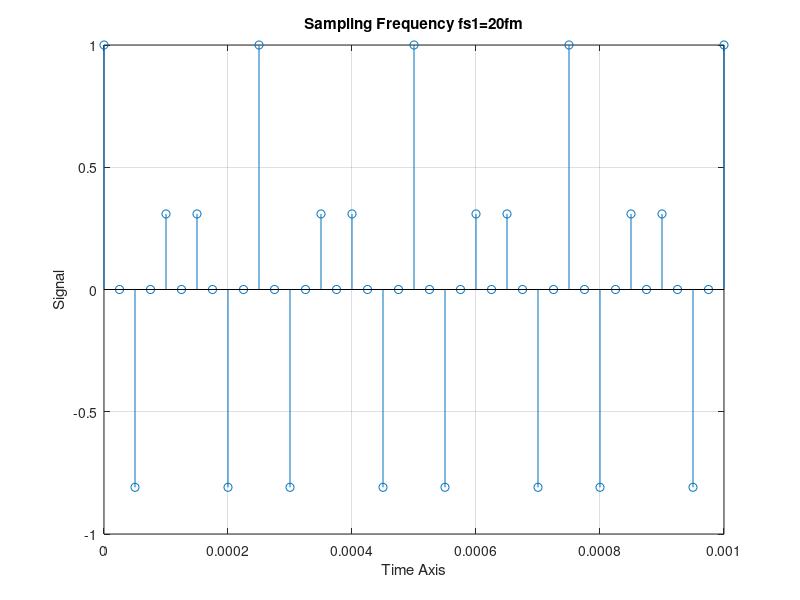
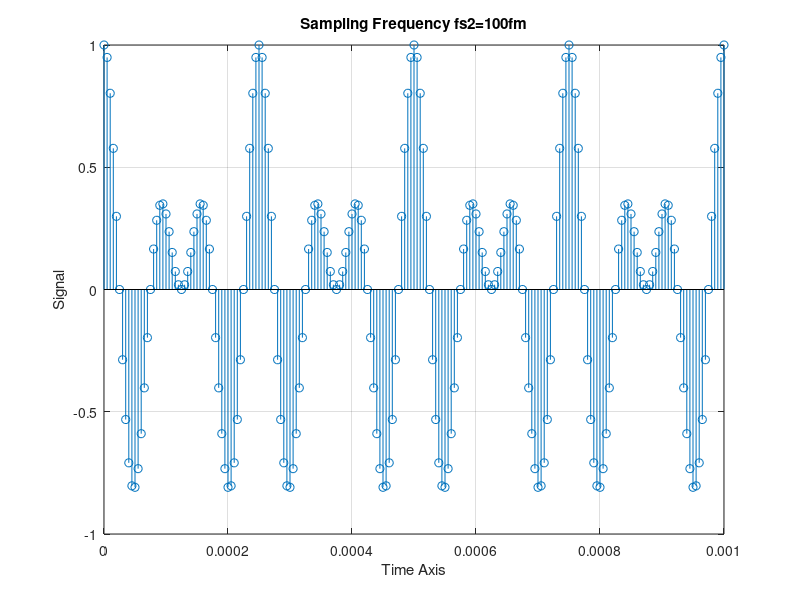
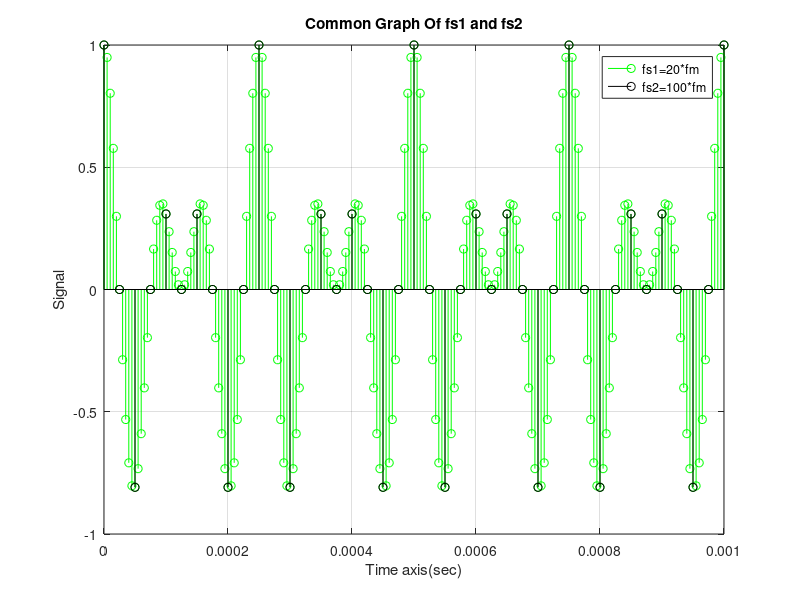
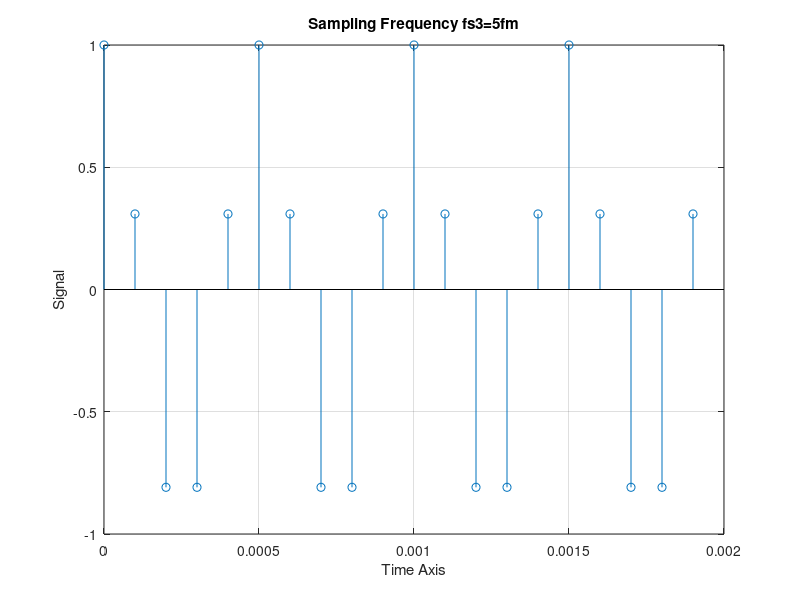

Recreate these plots in MATLAB, in order.
% Vikentios Vitalis el18803
% fm = 8 + 3 = 11 = 1 + 1 = 2
% am = 3
fm=2000;		
am = 3;
fs1=20*fm;
fs2=100*fm;
fs3=5*fm;
Ts1=1/fs1;
Ts2=1/fs2;
Ts3=1/fs3;
dur=1;
Tm=1/fm;
N=dur/Tm;

% Question a(i) - Sample with fs1 = 20fm

for i=1:N
   t_samp1(i)=(i-1)*Ts1;
   x_samp1(i)=cos(2*pi*fm*t_samp1(i))*cos(2*pi*(am+2)*fm*t_samp1(i));
end

% Question a(ii) - Sample with fs2 = 100fm

for i=1:N
   t_samp2(i)=(i-1)*Ts2;
   x_samp2(i)=cos(2*pi*fm*t_samp2(i))*cos(2*pi*(am+2)*fm*t_samp2(i));
end

figure(1)
stem(t_samp1(1:41),x_samp1(1:41));
grid;
xlabel('Time Axis');
ylabel('Signal');
title('Sampling Frequency fs1=20fm');

figure(2)
stem(t_samp2(1:201),x_samp2(1:201));
grid;
xlabel('Time Axis');
ylabel('Signal');
title('Sampling Frequency fs2=100fm');

figure(3)
stem(t_samp2(1:201),x_samp2(1:201),'g');
hold on;
stem(t_samp1(1:41),x_samp1(1:41),'k');
grid;
xlabel(' Time axis(sec) ');
ylabel(' Signal ');
title('Common Graph Of fs1 and fs2');
legend('fs1=20*fm','fs2=100*fm');
hold off

% Question b with Fs3=5fm

for i=1:N
   t_samp3(i)=(i-1)*Ts3;
   x_samp3(i)=cos(2*pi*fm*t_samp3(i))*cos(2*pi*(am+2)*fm*t_samp3(i));
end

hf_fs=500*fm;
hf_Ts=1/hf_fs;
hf_N=floor(Tm/hf_Ts);
for i=1:1:hf_N
    t_samp_hf(i)=(i-1)*hf_Ts;
    x_samp_hf(i)=cos(2*pi*fm*t_samp_hf(i))*cos(2*pi*(am+2)*fm*t_samp_hf(i));
end
x_fft_meas=abs(fft(x_samp_hf));
x_fft_meas_db=20*log10(abs(fft(x_samp_hf)));

% Graphs

figure(4)
stem(t_samp3(1:N/100),x_samp3(1:N/100));
grid;
xlabel('Time Axis');
ylabel('Signal');
title('Sampling Frequency fs3=5fm');

figure(5)
i=1:1:hf_N/2;
plot((i-1)*hf_fs/hf_N/1000,x_fft_meas_db(i),'LineWidth',2);
grid;
xlabel('Frequency (KHz)');
ylabel('FFT Amplitude Value (db)');
title('Fourier Analysis of Input Signal');